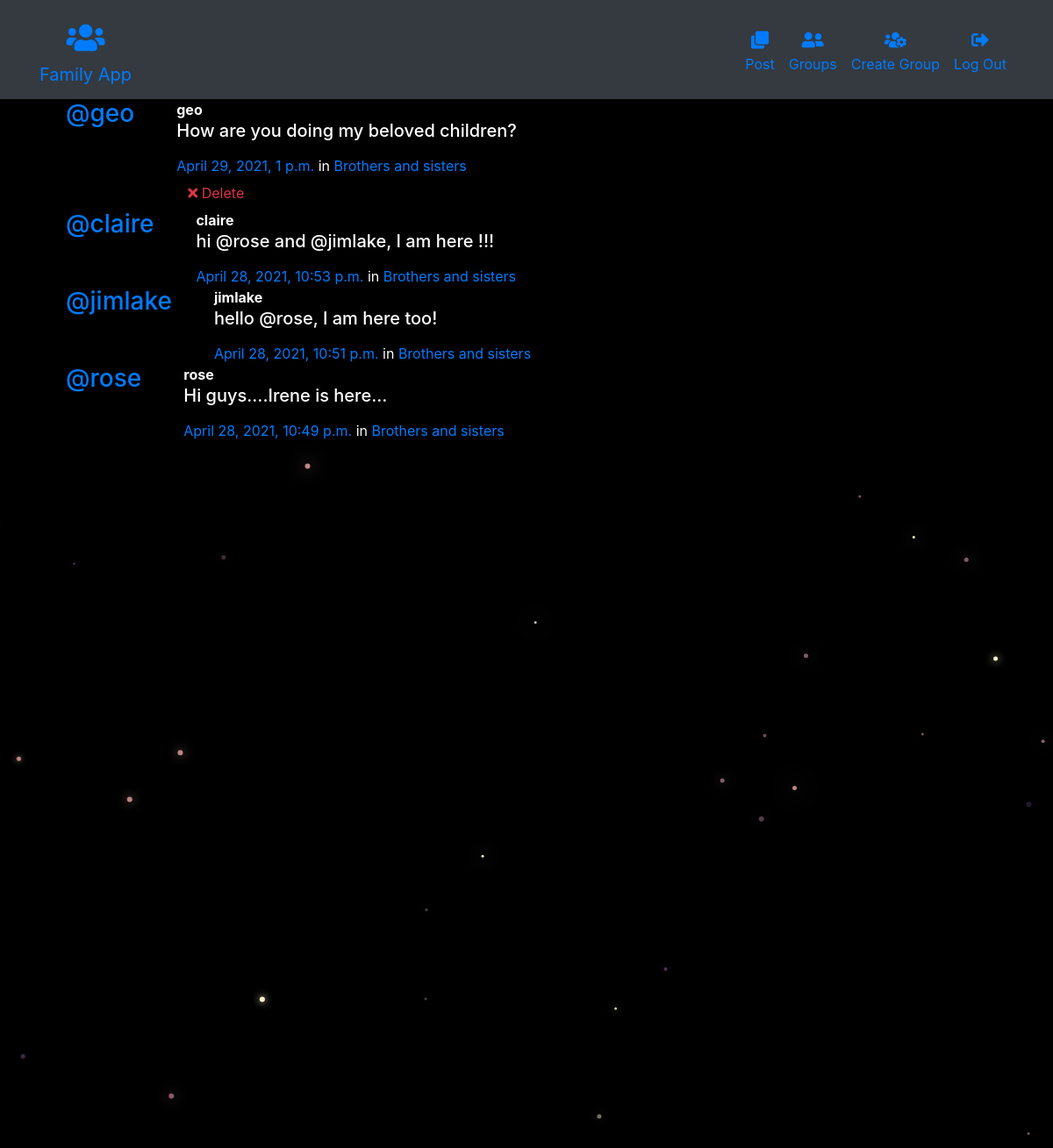
The page /posts/ (signed in) on the database its author committed.
### posts/models.py (models this page shows, shortened)
class Post(models.Model):
    user = models.ForeignKey(User, related_name="posts",on_delete=models.CASCADE)
    created_at = models.DateTimeField(auto_now=True)
    message = models.TextField()
    message_html = models.TextField(editable=False)
    group = models.ForeignKey(Group, related_name="posts",null=True, blank=True,on_delete=models.CASCADE)
    class Meta:
        ordering = ["-created_at"]
        unique_together = ["user", "message"]

### groups/models.py (models this page shows, shortened)
class Group(models.Model):
    name = models.CharField(max_length=255, unique=True)
    slug = models.SlugField(allow_unicode=True, unique=True)
    description = models.TextField(blank=True, default='')
    description_html = models.TextField(editable=False, default='', blank=True)
    members = models.ManyToManyField(User,through="GroupMember")
    class Meta:
        ordering = ["name"]

### posts/views.py (the view)
# urls.py: path('', views.PostList.as_view(), name="all"),
class PostList(SelectRelatedMixin, generic.ListView):
    model = models.Post
    select_related = ("user", "group")

### posts/templates/posts/post_list.html (shortened to what this page needs)
{% extends "posts/post_base.html" %}
{% load humanize %}
{% block post_content %}
<div class="col-md-8">
	{% for post in post_list %}
  {% include "posts/_post.html" %}
	{% endfor %}
</div>
{% endblock %}

### posts/templates/posts/_post.html (shortened to what this page needs)
<div class="media">
	<h3 class="mr-5"><a href="{% url 'posts:for_user' username=post.user.username %}">@{{ post.user.username }}</a></h3>
	<div class="media-body">
		<strong>{{ post.user.username }}</strong>
		<h5>{{ post.message_html|safe }}</h5>
			<time class="time"><a href="{% url 'posts:single' username=post.user.username pk=post.pk %}">{{ post.created_at }}</a></time>
			{% if post.group %}
			<span class="group-name">in <a href="#">{{ post.group.name }}</a></span>
			{% endif %}
		<div class="media-footer">
			{% if user.is_authenticated and post.user == user and not hide_delete %}
				<a href="{% url 'posts:delete' pk=post.pk %}" title="delete" class="btn btn-simple">
					<span class="fa fa-remove text-danger" aria-hidden="true"></span>
					<span class="text-danger icon-label">Delete</span>
				</a>
			{% endif %}
		</div>
	</div>
</div>

### static/simplesocial/css/master.css (style rules this page uses)
body { margin: 0; overflow: hidden; background-color: black; color: white; }

### rows shown on the page
Post: user.username "geo", message_html "How are you doing my beloved children?", created_at "April 29, 2021, 1 p.m.", group.name "Brothers and sisters", shows "Delete"
Post: user.username "claire", message_html "hi @rose and @jimlake, I am here !!!", created_at "April 28, 2021, 10:53 p.m.", group.name "Brothers and sisters"
Post: user.username "jimlake", message_html "hello @rose, I am here too!", created_at "April 28, 2021, 10:51 p.m.", group.name "Brothers and sisters"
Post: user.username "rose", message_html "Hi guys....Irene is here...", created_at "April 28, 2021, 10:49 p.m.", group.name "Brothers and sisters"
